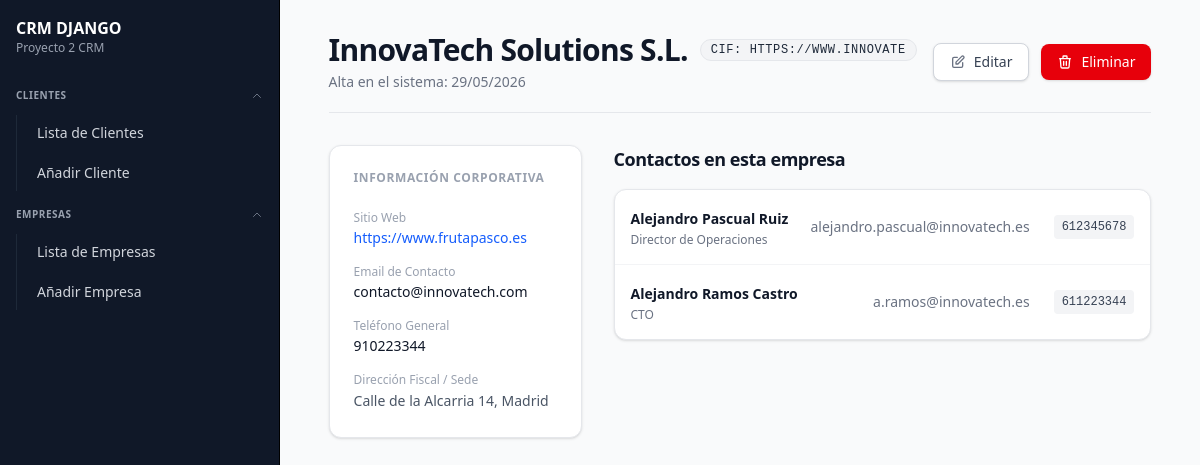
Page /empresas/detalle/1 (signed in) on the earlier database version.
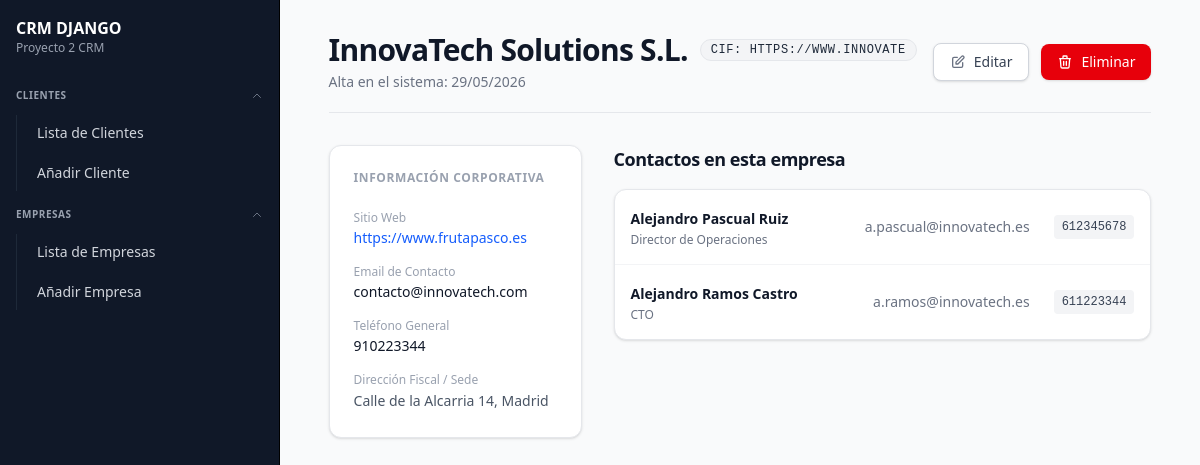
Same page on the later database version.
### crm/models/client_model.py (models this page shows, shortened)
class Client(models.Model):
    company = models.ForeignKey('Company', on_delete=models.CASCADE, related_name='clients', verbose_name='Empresa')
    commercial = models.ForeignKey(User, on_delete=models.SET_NULL, null=True, related_name='clients', verbose_name='Comercial')
    first_name = models.CharField(max_length=100, verbose_name='Nombre')
    last_name = models.CharField(max_length=100, verbose_name='Apellido')
    email = models.EmailField(verbose_name='Email')
    phone = models.CharField(max_length=20, verbose_name='Teléfono')
    position = models.CharField(max_length=200, blank=True, verbose_name='Cargo')
    created_at = models.DateTimeField(auto_now_add=True, verbose_name='Fecha de Creación')
    updated_at = models.DateTimeField(auto_now=True, verbose_name='Fecha de Actualización')
    class Meta:
        verbose_name = 'Cliente'
        verbose_name_plural = 'Clientes'

### crm/views/company_views.py (the view)
# urls.py: path('empresas/detalle/<pk>', CompanyDetailView.as_view(), name='detalle-empresa'),
@method_decorator(login_required, name='dispatch')
class CompanyDetailView(DetailView):
    model = Company
    template_name = 'companies/company_detail.html'
    context_object_name = 'company'

### crm_django/templates/companies/company_detail.html (shortened to what the changed rows need)
{% extends "general/layout.html" %}
{% block page_content %}
<div class="max-w-6xl mx-auto space-y-8">
    <div class="flex flex-col md:flex-row md:items-center md:justify-between border-b border-gray-200 pb-5 gap-4">
        <div>
            <div class="flex items-center gap-3">
                <h1 class="text-3xl font-bold text-gray-900 tracking-tight">
                    {{ company.name }}
                </h1>
            </div>
        </div>
    </div>
    <div class="grid grid-cols-1 lg:grid-cols-3 gap-8">
        <div class="lg:col-span-2 space-y-4">
            {% if company.clients.all %}
                <div class="bg-white border border-gray-200 rounded-xl shadow-sm overflow-hidden">
                    <ul class="divide-y divide-gray-100">
                        {% for client in company.clients.all %}
                            <li class="p-4 hover:bg-gray-50 transition-colors">
                                <div class="flex items-center justify-between gap-4">
                                    <div>
                                        <a href="{% url 'detalle-cliente' client.pk %}" class="text-sm font-bold text-gray-900 hover:text-blue-600 transition-colors">
                                            {{ client.first_name }} {{ client.last_name }}
                                        </a>
                                        <p class="text-xs text-gray-500 mt-0.5">{{ client.position|default:"Sin cargo definido" }}</p>
                                    </div>
                                    <div class="flex items-center gap-6 text-sm text-gray-500">
                                        <span class="hidden sm:inline">{{ client.email }}</span>
                                        <span class="font-mono text-xs bg-gray-100 px-2 py-1 rounded text-gray-700">{{ client.phone|default:"—" }}</span>
                                    </div>
                                </div>
                            </li>
                        {% endfor %}
                    </ul>
                </div>
            {% endif %}
        </div>
    </div>
</div>
{% endblock %}

Differences in the rows shown:
changed Client "Pascual Ruiz": email "alejandro.pascual@innovatech.es" → "a.pascual@innovatech.es"
